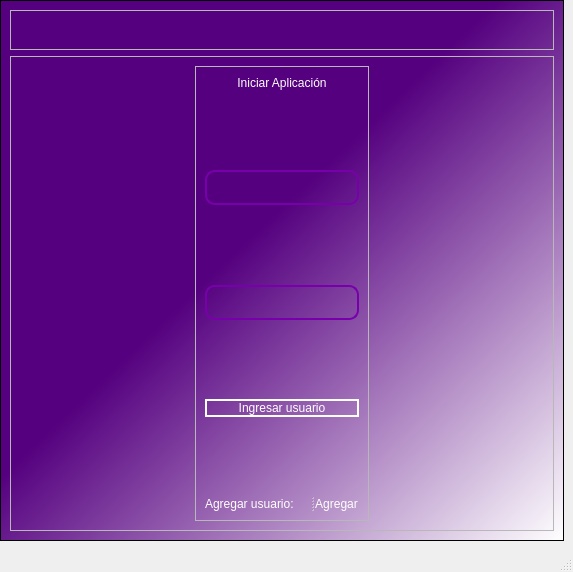
<?xml version="1.0" encoding="UTF-8"?>
<ui version="4.0">
 <class>ventanaMain</class>
 <widget class="QMainWindow" name="ventanaMain">
  <property name="geometry">
   <rect>
    <x>0</x>
    <y>0</y>
    <width>573</width>
    <height>572</height>
   </rect>
  </property>
  <property name="windowTitle">
   <string>MainWindow</string>
  </property>
  <widget class="QWidget" name="centralwidget">
   <layout class="QVBoxLayout" name="verticalLayout">
    <property name="leftMargin">
     <number>0</number>
    </property>
    <property name="topMargin">
     <number>0</number>
    </property>
    <item>
     <widget class="QFrame" name="frame">
      <property name="styleSheet">
       <string notr="true">#frame{background-color: qlineargradient(spread:repeat, x1:0, y1:0, x2:1, y2:1, stop:0.440678 rgba(85, 0, 127, 255), stop:1 rgba(255, 255, 255, 255));}</string>
      </property>
      <property name="frameShape">
       <enum>QFrame::StyledPanel</enum>
      </property>
      <property name="frameShadow">
       <enum>QFrame::Raised</enum>
      </property>
      <layout class="QVBoxLayout" name="verticalLayout_2">
       <item>
        <widget class="QFrame" name="frame_2">
         <property name="minimumSize">
          <size>
           <width>0</width>
           <height>40</height>
          </size>
         </property>
         <property name="maximumSize">
          <size>
           <width>16777215</width>
           <height>40</height>
          </size>
         </property>
         <property name="styleSheet">
          <string notr="true">QPushButton{
border-radius:18px;
}

QPushButton:hover{
	background-color: rgb(0, 0, 0);
}</string>
         </property>
         <property name="frameShape">
          <enum>QFrame::StyledPanel</enum>
         </property>
         <property name="frameShadow">
          <enum>QFrame::Raised</enum>
         </property>
         <layout class="QHBoxLayout" name="horizontalLayout">
          <property name="spacing">
           <number>4</number>
          </property>
          <property name="leftMargin">
           <number>0</number>
          </property>
          <property name="topMargin">
           <number>0</number>
          </property>
          <property name="rightMargin">
           <number>0</number>
          </property>
          <property name="bottomMargin">
           <number>0</number>
          </property>
          <item>
           <spacer name="horizontalSpacer_2">
            <property name="orientation">
             <enum>Qt::Horizontal</enum>
            </property>
            <property name="sizeHint" stdset="0">
             <size>
              <width>600</width>
              <height>17</height>
             </size>
            </property>
           </spacer>
          </item>
          <item>
           <widget class="QPushButton" name="boton_minimizar">
            <property name="minimumSize">
             <size>
              <width>38</width>
              <height>38</height>
             </size>
            </property>
            <property name="maximumSize">
             <size>
              <width>38</width>
              <height>38</height>
             </size>
            </property>
            <property name="text">
             <string/>
            </property>
            <property name="icon">
             <iconset>
              <normaloff>imgs/minimizar.png</normaloff>imgs/minimizar.png</iconset>
            </property>
            <property name="iconSize">
             <size>
              <width>38</width>
              <height>38</height>
             </size>
            </property>
           </widget>
          </item>
          <item>
           <widget class="QPushButton" name="boton_cerrar">
            <property name="minimumSize">
             <size>
              <width>38</width>
              <height>38</height>
             </size>
            </property>
            <property name="maximumSize">
             <size>
              <width>38</width>
              <height>38</height>
             </size>
            </property>
            <property name="text">
             <string/>
            </property>
            <property name="icon">
             <iconset>
              <normaloff>imgs/eliminar.png</normaloff>imgs/eliminar.png</iconset>
            </property>
            <property name="iconSize">
             <size>
              <width>38</width>
              <height>38</height>
             </size>
            </property>
           </widget>
          </item>
         </layout>
        </widget>
       </item>
       <item>
        <widget class="QStackedWidget" name="stackedWidget_3">
         <property name="styleSheet">
          <string notr="true">#frame{background-color: qlineargradient(spread:pad, x1:0, y1:0, x2:1, y2:1, stop:0 rgba(85, 0, 127, 255), stop:1 rgba(255, 255, 255, 255));}</string>
         </property>
         <property name="frameShape">
          <enum>QFrame::StyledPanel</enum>
         </property>
         <property name="frameShadow">
          <enum>QFrame::Raised</enum>
         </property>
         <property name="currentIndex">
          <number>0</number>
         </property>
         <widget class="QWidget" name="ventana_inicio">
          <layout class="QHBoxLayout" name="horizontalLayout_2">
           <item>
            <spacer name="horizontalSpacer">
             <property name="orientation">
              <enum>Qt::Horizontal</enum>
             </property>
             <property name="sizeHint" stdset="0">
              <size>
               <width>149</width>
               <height>20</height>
              </size>
             </property>
            </spacer>
           </item>
           <item>
            <widget class="QFrame" name="frame_4">
             <property name="maximumSize">
              <size>
               <width>400</width>
               <height>600</height>
              </size>
             </property>
             <property name="styleSheet">
              <string notr="true">QLabel{
	color: rgb(255,255,254);
	font: 12pt&quot;Arial&quot;;
	background-color: rgba(0,0,0,0);
}

QLineEdit{
background-color: rgb(0,0,0,0);
border-radius:10px;
font: 12pt&quot;Arial&quot;;
border: 2px solid rgb(120,0,171);
}

QPushButton{
border-radius:10px;
font: 12pt&quot;Arial&quot;;
color: rgb(255,255,254);
border:2px solid #ffffff;
}

QPushButton:hover{
border-radius:10px;
font:12pt&quot;Arial&quot;;
color: rgb(255,255,254);
border: 2px solid rgb(120,0,171);
	background-color: rgb(120,0,171);
}</string>
             </property>
             <property name="frameShape">
              <enum>QFrame::StyledPanel</enum>
             </property>
             <property name="frameShadow">
              <enum>QFrame::Raised</enum>
             </property>
             <layout class="QVBoxLayout" name="verticalLayout_3">
              <item>
               <widget class="QLabel" name="label">
                <property name="maximumSize">
                 <size>
                  <width>16777215</width>
                  <height>50</height>
                 </size>
                </property>
                <property name="styleSheet">
                 <string notr="true">font: 16pt&quot;Arial&quot;;</string>
                </property>
                <property name="text">
                 <string>Iniciar Aplicación</string>
                </property>
                <property name="alignment">
                 <set>Qt::AlignCenter</set>
                </property>
               </widget>
              </item>
              <item>
               <spacer name="verticalSpacer_3">
                <property name="orientation">
                 <enum>Qt::Vertical</enum>
                </property>
                <property name="sizeHint" stdset="0">
                 <size>
                  <width>20</width>
                  <height>40</height>
                 </size>
                </property>
               </spacer>
              </item>
              <item>
               <widget class="QLineEdit" name="usuarioE">
                <property name="minimumSize">
                 <size>
                  <width>0</width>
                  <height>35</height>
                 </size>
                </property>
                <property name="maximumSize">
                 <size>
                  <width>16777215</width>
                  <height>16777215</height>
                 </size>
                </property>
                <property name="styleSheet">
                 <string notr="true">font: &quot;Arial&quot;;
color: rgb(255, 255, 255);</string>
                </property>
               </widget>
              </item>
              <item>
               <spacer name="verticalSpacer_4">
                <property name="orientation">
                 <enum>Qt::Vertical</enum>
                </property>
                <property name="sizeHint" stdset="0">
                 <size>
                  <width>20</width>
                  <height>40</height>
                 </size>
                </property>
               </spacer>
              </item>
              <item>
               <widget class="QLineEdit" name="pw">
                <property name="minimumSize">
                 <size>
                  <width>0</width>
                  <height>35</height>
                 </size>
                </property>
                <property name="styleSheet">
                 <string notr="true">font: &quot;Arial&quot;;
color: rgb(255, 255, 255);</string>
                </property>
                <property name="echoMode">
                 <enum>QLineEdit::Password</enum>
                </property>
               </widget>
              </item>
              <item>
               <spacer name="verticalSpacer_5">
                <property name="orientation">
                 <enum>Qt::Vertical</enum>
                </property>
                <property name="sizeHint" stdset="0">
                 <size>
                  <width>20</width>
                  <height>40</height>
                 </size>
                </property>
               </spacer>
              </item>
              <item>
               <widget class="QPushButton" name="ingresarUsuario">
                <property name="text">
                 <string>Ingresar usuario</string>
                </property>
               </widget>
              </item>
              <item>
               <spacer name="verticalSpacer_6">
                <property name="orientation">
                 <enum>Qt::Vertical</enum>
                </property>
                <property name="sizeHint" stdset="0">
                 <size>
                  <width>20</width>
                  <height>40</height>
                 </size>
                </property>
               </spacer>
              </item>
              <item>
               <widget class="QSplitter" name="splitter">
                <property name="orientation">
                 <enum>Qt::Horizontal</enum>
                </property>
                <widget class="QLabel" name="label_2">
                 <property name="text">
                  <string>Agregar usuario:   </string>
                 </property>
                </widget>
                <widget class="QPushButton" name="agregarUsuario">
                 <property name="styleSheet">
                  <string notr="true">QPushButton{
border-radius: 10px;
font: 12pt&quot;Arial&quot;;
color: rgb(255,255,254);
border:None;
background-color: None;
}

QPushButton:hover{
border-radius:10px;
font: 12pt&quot;Arial&quot;;
	color: rgb(117,0,175);
border: None;
background-color: None;
}</string>
                 </property>
                 <property name="text">
                  <string>Agregar</string>
                 </property>
                </widget>
               </widget>
              </item>
             </layout>
            </widget>
           </item>
           <item>
            <spacer name="horizontalSpacer_3">
             <property name="orientation">
              <enum>Qt::Horizontal</enum>
             </property>
             <property name="sizeHint" stdset="0">
              <size>
               <width>148</width>
               <height>20</height>
              </size>
             </property>
            </spacer>
           </item>
          </layout>
         </widget>
         <widget class="QWidget" name="ver_tabla">
          <property name="styleSheet">
           <string notr="true">background-color: qlineargradient(spread:pad, x1:0, y1:0, x2:1, y2:1, stop:0 rgba(85, 0, 127, 255), stop:1 rgba(255, 255, 255, 255));</string>
          </property>
          <widget class="QTableWidget" name="tableView">
           <property name="geometry">
            <rect>
             <x>20</x>
             <y>110</y>
             <width>511</width>
             <height>341</height>
            </rect>
           </property>
           <property name="styleSheet">
            <string notr="true">font: &quot;Arial&quot;;
color: rgb(255, 255, 255);</string>
           </property>
          </widget>
          <widget class="QLineEdit" name="id">
           <property name="geometry">
            <rect>
             <x>20</x>
             <y>80</y>
             <width>81</width>
             <height>20</height>
            </rect>
           </property>
           <property name="styleSheet">
            <string notr="true">font:&quot;Arial&quot;;
color: rgb(255, 255, 255);</string>
           </property>
          </widget>
          <widget class="QLineEdit" name="nombre">
           <property name="geometry">
            <rect>
             <x>100</x>
             <y>80</y>
             <width>113</width>
             <height>20</height>
            </rect>
           </property>
           <property name="styleSheet">
            <string notr="true">font:&quot;Arial&quot;;
color: rgb(255, 255, 255);</string>
           </property>
          </widget>
          <widget class="QLineEdit" name="edad">
           <property name="geometry">
            <rect>
             <x>270</x>
             <y>80</y>
             <width>61</width>
             <height>20</height>
            </rect>
           </property>
           <property name="styleSheet">
            <string notr="true">font:&quot;Arial&quot;;
color: rgb(255, 255, 255);</string>
           </property>
          </widget>
          <widget class="QLineEdit" name="apellido">
           <property name="geometry">
            <rect>
             <x>210</x>
             <y>80</y>
             <width>61</width>
             <height>20</height>
            </rect>
           </property>
           <property name="styleSheet">
            <string notr="true">font:&quot;Arial&quot;;
color: rgb(255, 255, 255);</string>
           </property>
          </widget>
          <widget class="QPushButton" name="ingreso">
           <property name="geometry">
            <rect>
             <x>340</x>
             <y>80</y>
             <width>181</width>
             <height>23</height>
            </rect>
           </property>
           <property name="styleSheet">
            <string notr="true">font:&quot;Arial&quot;;
color: rgb(255, 255, 255);</string>
           </property>
           <property name="text">
            <string>Guardar información paciente</string>
           </property>
          </widget>
          <widget class="QLineEdit" name="id_4">
           <property name="geometry">
            <rect>
             <x>20</x>
             <y>20</y>
             <width>241</width>
             <height>31</height>
            </rect>
           </property>
           <property name="styleSheet">
            <string notr="true">font:&quot;Arial&quot;;
color: rgb(255, 255, 255);</string>
           </property>
          </widget>
          <widget class="QPushButton" name="buscar_usuario">
           <property name="geometry">
            <rect>
             <x>270</x>
             <y>20</y>
             <width>61</width>
             <height>31</height>
            </rect>
           </property>
           <property name="styleSheet">
            <string notr="true">font: 16pt&quot;Arial&quot;;
color: rgb(255, 255, 255);</string>
           </property>
           <property name="text">
            <string/>
           </property>
           <property name="icon">
            <iconset>
             <normaloff>imgs/buscar.png</normaloff>imgs/buscar.png</iconset>
           </property>
           <property name="iconSize">
            <size>
             <width>30</width>
             <height>30</height>
            </size>
           </property>
          </widget>
         </widget>
         <widget class="QWidget" name="buscar_usuario_v">
          <widget class="QTableWidget" name="tableView_2">
           <property name="geometry">
            <rect>
             <x>10</x>
             <y>70</y>
             <width>521</width>
             <height>401</height>
            </rect>
           </property>
           <property name="styleSheet">
            <string notr="true">font: &quot;Arial&quot;;
color: rgb(255, 255, 255);</string>
           </property>
          </widget>
          <widget class="QLineEdit" name="buscar">
           <property name="geometry">
            <rect>
             <x>10</x>
             <y>20</y>
             <width>301</width>
             <height>31</height>
            </rect>
           </property>
           <property name="styleSheet">
            <string notr="true">font:&quot;Arial&quot;;
color: rgb(255, 255, 255);</string>
           </property>
          </widget>
          <widget class="QPushButton" name="buscar_usuario_2">
           <property name="geometry">
            <rect>
             <x>320</x>
             <y>20</y>
             <width>61</width>
             <height>31</height>
            </rect>
           </property>
           <property name="styleSheet">
            <string notr="true">font: 16pt&quot;Arial&quot;;
color: rgb(255, 255, 255);</string>
           </property>
           <property name="text">
            <string/>
           </property>
           <property name="icon">
            <iconset resource="archivoQrc.qrc">
             <normaloff>:/fondo/imgs/buscar.png</normaloff>:/fondo/imgs/buscar.png</iconset>
           </property>
           <property name="iconSize">
            <size>
             <width>30</width>
             <height>30</height>
            </size>
           </property>
          </widget>
         </widget>
         <widget class="QWidget" name="borrar_usuario_v">
          <widget class="QLineEdit" name="id_3">
           <property name="geometry">
            <rect>
             <x>10</x>
             <y>20</y>
             <width>301</width>
             <height>31</height>
            </rect>
           </property>
           <property name="styleSheet">
            <string notr="true">font:&quot;Arial&quot;;
color: rgb(255, 255, 255);</string>
           </property>
          </widget>
          <widget class="QTableWidget" name="tableView_3">
           <property name="geometry">
            <rect>
             <x>10</x>
             <y>70</y>
             <width>521</width>
             <height>401</height>
            </rect>
           </property>
           <property name="styleSheet">
            <string notr="true">font: &quot;Arial&quot;;
color: rgb(255, 255, 255);</string>
           </property>
          </widget>
          <widget class="QPushButton" name="borrar_usuario_2">
           <property name="geometry">
            <rect>
             <x>320</x>
             <y>20</y>
             <width>51</width>
             <height>31</height>
            </rect>
           </property>
           <property name="styleSheet">
            <string notr="true">font: 16pt&quot;Arial&quot;;
color: rgb(255, 255, 255);</string>
           </property>
           <property name="text">
            <string/>
           </property>
           <property name="icon">
            <iconset>
             <normaloff>imgs/delete.png</normaloff>imgs/delete.png</iconset>
           </property>
           <property name="iconSize">
            <size>
             <width>40</width>
             <height>40</height>
            </size>
           </property>
          </widget>
         </widget>
        </widget>
       </item>
      </layout>
     </widget>
    </item>
   </layout>
  </widget>
  <widget class="QStatusBar" name="statusbar"/>
 </widget>
 <resources>
  <include location="archivoQrc.qrc"/>
 </resources>
 <connections/>
</ui>
